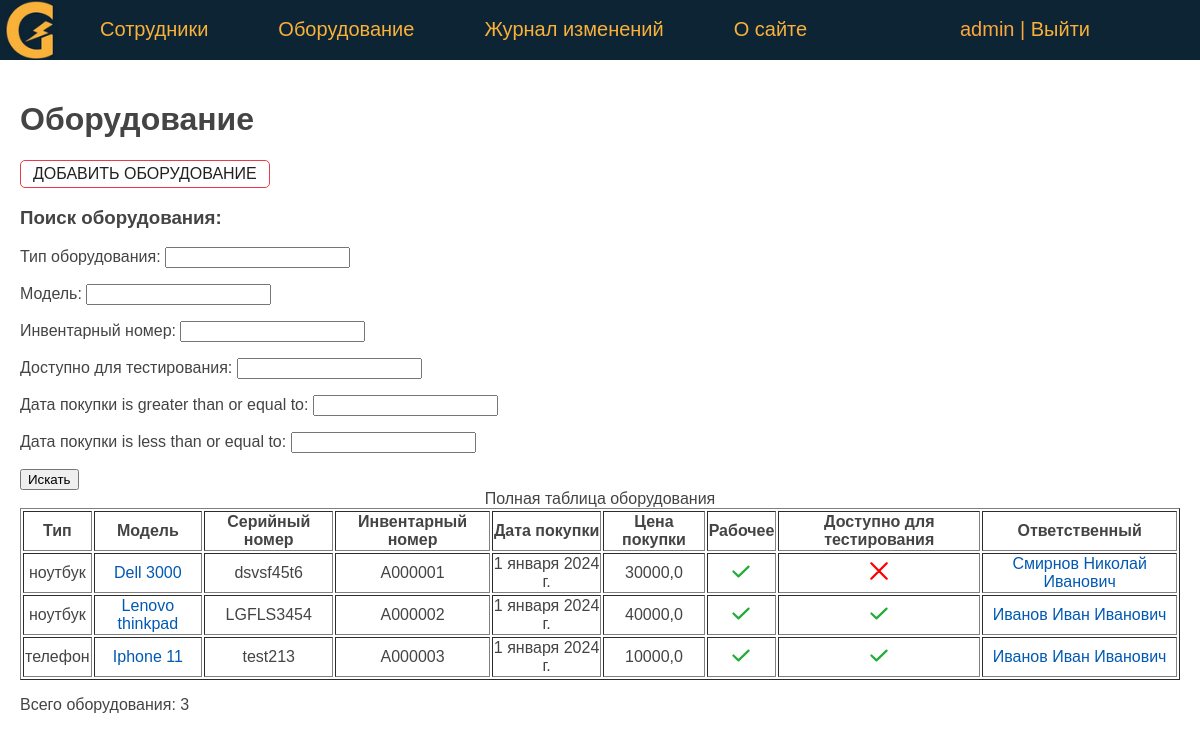
Screenshot of /equipments/ (signed in) with the database file from the repository.
### eqlog/models.py (models this page shows, shortened)
class Equipment(models.Model):
    type = models.CharField(verbose_name='Тип оборудования', max_length=50)
    model = models.CharField(verbose_name='Модель', max_length=50)
    serial_number = models.CharField(verbose_name='Серийный номер', max_length=50)
    id_number = models.CharField(verbose_name='Инвентарный номер', max_length=10)
    sale_date = models.DateField(verbose_name='Дата покупки', default=date(2024, 1, 1))
    price = models.FloatField(verbose_name='Цена покупки', max_length=10)
    is_working = models.BooleanField(verbose_name='Работает', default=True)
    testing = models.BooleanField(verbose_name='Доступно для тестирования', default=False)
    description = models.TextField(verbose_name='Описание')
    created_at = models.DateTimeField(verbose_name='Дата создания', auto_now_add=True)
    updated_at = models.DateTimeField(verbose_name='Дата изменения', auto_now=True)
    person = models.ForeignKey('Person', on_delete=models.PROTECT, verbose_name='Сотрудник', related_name='get_equipments')
    slug = models.SlugField(verbose_name='URL', max_length=255, unique=True, db_index=True)
    objects = models.Manager()
    def get_absolute_url(self):
        return reverse('equipment', kwargs={'equip_slug': self.slug})
    class Meta:
        verbose_name = 'Оборудование'
        verbose_name_plural = 'Оборудование'
        ordering = ['type', 'model']

class Person(models.Model):
    last_name = models.CharField(verbose_name='Фамилия', max_length=50)
    first_name = models.CharField(verbose_name='Имя', max_length=50)
    middle_name = models.CharField(verbose_name='Отчество', max_length=50)
    department = models.ForeignKey('Department', on_delete=models.PROTECT, verbose_name='Отдел', related_name='get_persons')
    job_title = models.CharField(verbose_name='Должность', max_length=50)
    jobing_at = models.DateField(verbose_name='Дата трудоустройства', default=date(2024, 1, 1))
    created_at = models.DateTimeField(verbose_name='Дата создания', auto_now_add=True)
    updated_at = models.DateTimeField(verbose_name='Дата изменения', auto_now=True)
    remote = models.BooleanField(verbose_name='Удаленщик', default=False)
    is_working = models.BooleanField(verbose_name='Работает', default=True)
    city = models.CharField(verbose_name='Город', max_length=50, default='Москва')
    slug = models.SlugField(verbose_name='URL', max_length=255, unique=True, db_index=True)
    objects = models.Manager()
    @property
    def fio(self):
        return f'{self.last_name} {self.first_name} {self.middle_name}'
    def get_absolute_url(self):
        return reverse('person', kwargs={'pers_slug': self.slug})
    class Meta:
        verbose_name = 'Сотрудник'
        verbose_name_plural = 'Сотрудники'
        ordering = ['last_name', 'first_name']
    def __str__(self):
        return self.fio

### eqlog/views.py (the view)
# urls.py: path('equipments/', Equipments.as_view(), name='equipments'),
class Equipments(DataMixin, ListView):
    model = Equipment
    template_name = 'eqlog/equipments.html'
    context_object_name = 'equipments'
    paginate_by = 20
    def get_context_data(self, **kwargs):
        context = super().get_context_data(**kwargs)
        auth = self.request.user.is_authenticated
        queryset = self.get_queryset()
        eq_filter = EquipmentFilter(self.request.GET, queryset)
        c_def = self.get_user_context(title='Оборудование', auth=auth, eq_filter=eq_filter)
        return {**context, **c_def}
    def get_queryset(self):
        queryset = super().get_queryset()
        eq_filter = EquipmentFilter(self.request.GET, queryset)
        return eq_filter.qs

### eqlog/utils.py (called while the page is built)
    def get_user_context(self, **kwargs):
        context = kwargs
        context['menu'] = menu
        return context

### eqlog/templates/eqlog/equipments.html (shortened to what this page needs)
{% extends 'eqlog/base.html' %}
{% block content %}
    {% if auth %}
        <h1>{{ title }}</h1>
        <p class="form-buttons">
            <a href="{% url 'addequipment' %}" class="btn btn-outline">ДОБАВИТЬ ОБОРУДОВАНИЕ</a>
        </p>
        <h3>Поиск оборудования: </h3>
        <form method="get" action="{% url 'equipments' %}">
            {{ eq_filter.form.as_p }}
            <button type="submit">Искать</button>
        </form>
        <table border="1">
            <caption>Полная таблица оборудования</caption>
            <tr>
                <th>Тип</th>
                <th>Модель</th>
                <th>Серийный номер</th>
                <th>Инвентарный номер</th>
                <th>Дата покупки</th>
                <th>Цена покупки</th>
                <th>Рабочее</th>
                <th>Доступно для тестирования</th>
                <th>Ответственный</th>
           </tr>
            {% for e in equipments %}
                <tr>
                    <td>{{ e.type }}</td>
                    <td><a href="{{ e.get_absolute_url }}"> {{ e.model }}</a></td>
                    <td>{{ e.serial_number }}</td>
                    <td>{{ e.id_number }}</td>
                    <td>{{ e.sale_date }}</td>
                    <td>{{ e.price }}</td>
                    <td class="mark {% if e.is_working %} mark_tick {% endif %}"> </td>
                    <td class="mark {% if e.testing %} mark_tick {% endif %}"> </td>
                    <td><a href="{{ e.person.get_absolute_url }}"> {{ e.person }}</a></td>
                </tr>
            {% endfor %}
        </table>
        <p> Всего оборудования: {{ equipments | length }}</p>
    {% endif %}
{% endblock %}

### eqlog/templates/eqlog/base.html (shortened to what this page needs)
<!DOCTYPE html>
{% load static %}
<html>
<head>
    <link type="text/css" href="/static/eqlog/css/styles.css" rel="stylesheet" />
</head>
<body bgcolor="white">
    {% block mainmenu %}
    <header class="header">
    <ul id="mainmenu" class="mainmenu">
        <li class="logo">
            <a href="{% url 'home' %}"><div class="logo"></div></a>
        </li>
        {% for m in menu %}
            <li><a href="{% url m.url_name %}"> {{ m.title }} </a></li>
        {% endfor %}
        <li class="last">
            {% if request.user.is_authenticated %}
                <li class="last"> {{user.username}} | <a href="{% url 'logout' %}">Выйти</a> </li>
            {% else %}
                <li class="last"><a href="{% url 'login' %}">Войти</a> </li>
            {% endif %}
        </li>
    </ul>
    </header>
    {% endblock mainmenu %}
    <main>
        {% block content %}
        {% endblock content %}
    </main>
</body>
</html>

### eqlog/static/eqlog/css/styles.css (style rules this page uses)
body { font-family: 'Arial'; margin: 0; padding: 0; height: 100%; width: 100%; color: #444; }
a { color: #0059b2; text-decoration: none; }
.header { background: #0c2434; height: 60px; }
main { padding: 20px; }
.logo { background: url('../images/logo_home.png') no-repeat 0px 0px; background-size: contain; background-position: center; width: 70px; height: 60px; }
ul.mainmenu { list-style: none; margin: 0; padding: 0; height: 60px; color: #FDA83D; font-size: 20px; overflow: hidden; }
ul.mainmenu li { float: left; margin: 18px 40px 0 30px; }
ul.mainmenu li.logo { margin: 0; }
ul.mainmenu li.last { float: right; }
ul.mainmenu li a { color: #fab13a; text-decoration: none; }
.form-buttons { display: flex; justify-content: space-between; align-items: center; gap: 0.75rem; }
.btn { padding: 0.25rem 0.75rem; border-radius: 5px; background-color: #ffffff; border: solid 1px #ffffff; color: #212121; cursor: pointer; test-decoration: none; font-size: 1rem; min-width: 6rem; text-align: center; }
.btn-outline { border: solid 1px #ee394c; }
.mark::after { display: inline-block; content: ""; width: 20px; height: 20px; background-image: url('../images/cross.svg'); background-position: center; background-size: contain; background-repeat: no-repeat; }
.mark_tick::after { background-image: url('../images/tick.svg'); }
td { text-align: center; }

### rows the page displays
Equipment: type "ноутбук", model "Dell 3000", serial_number "dsvsf45t6", id_number "А000001", sale_date "1 января 2024 г.", price "30000,0", is_working True (drawn), person "Смирнов Николай Иванович"
Equipment: type "ноутбук", model "Lenovo thinkpad", serial_number "LGFLS3454", id_number "А000002", sale_date "1 января 2024 г.", price "40000,0", is_working True (drawn), person "Иванов Иван Иванович"
Equipment: type "телефон", model "Iphone 11", serial_number "test213", id_number "А000003", sale_date "1 января 2024 г.", price "10000,0", is_working True (drawn), person "Иванов Иван Иванович"

### other values shown
{{ m.title }} "Сотрудники" "Оборудование" "Журнал изменений" "О сайте"
{{ user.username }} "admin"
{{ title }} "Оборудование"
{{ equipments | length }} "3"
